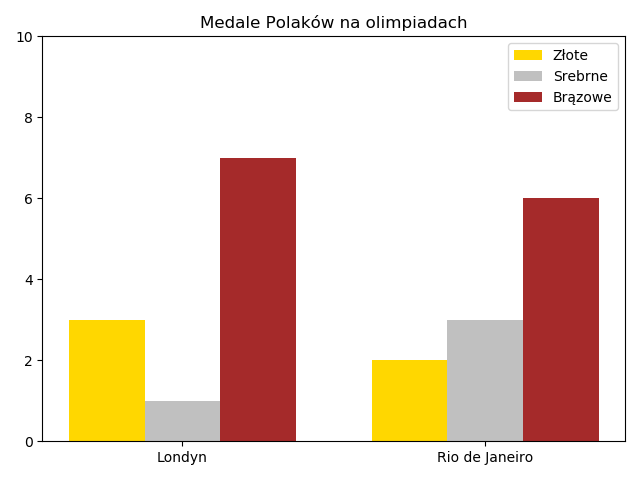

This chart was generated by the following Python code:
import matplotlib.pyplot as plt
import pandas as pd
import numpy as np

data = pd.read_csv("medale.csv")
zloto = data["Złote"]
srebro = data["Srebrne"]
braz = data["Brązowe"]
x = np.arange(2)

plt.bar(x, zloto, width=0.25, color="gold", label="Złote")
plt.bar(x + 0.25, srebro, width=0.25, color="silver", label="Srebrne")
plt.bar(x + 0.5, braz, width=0.25, color="brown", label="Brązowe")
plt.ylim([0, 10])
plt.title("Medale Polaków na olimpiadach")
plt.xticks(x + 0.25, data["Olimpiada"])
plt.legend()
plt.show()
